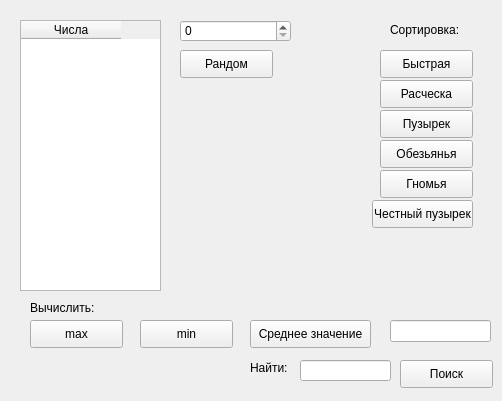
<?xml version="1.0" encoding="UTF-8"?>
<ui version="4.0">
 <class>Widget</class>
 <widget class="QWidget" name="Widget">
  <property name="geometry">
   <rect>
    <x>0</x>
    <y>0</y>
    <width>502</width>
    <height>401</height>
   </rect>
  </property>
  <property name="windowTitle">
   <string>Widget</string>
  </property>
  <widget class="QTableWidget" name="tableWidget">
   <property name="geometry">
    <rect>
     <x>20</x>
     <y>20</y>
     <width>141</width>
     <height>271</height>
    </rect>
   </property>
   <column>
    <property name="text">
     <string>Числа</string>
    </property>
   </column>
  </widget>
  <widget class="QSpinBox" name="spinBox">
   <property name="geometry">
    <rect>
     <x>180</x>
     <y>20</y>
     <width>111</width>
     <height>22</height>
    </rect>
   </property>
   <property name="maximum">
    <number>200</number>
   </property>
  </widget>
  <widget class="QLabel" name="countLabel">
   <property name="geometry">
    <rect>
     <x>30</x>
     <y>300</y>
     <width>81</width>
     <height>16</height>
    </rect>
   </property>
   <property name="text">
    <string>Вычислить:</string>
   </property>
  </widget>
  <widget class="QLineEdit" name="countEdit">
   <property name="geometry">
    <rect>
     <x>390</x>
     <y>320</y>
     <width>101</width>
     <height>22</height>
    </rect>
   </property>
   <property name="readOnly">
    <bool>true</bool>
   </property>
  </widget>
  <widget class="QPushButton" name="maxButton">
   <property name="geometry">
    <rect>
     <x>30</x>
     <y>320</y>
     <width>93</width>
     <height>28</height>
    </rect>
   </property>
   <property name="text">
    <string>max</string>
   </property>
  </widget>
  <widget class="QPushButton" name="minButton">
   <property name="geometry">
    <rect>
     <x>140</x>
     <y>320</y>
     <width>93</width>
     <height>28</height>
    </rect>
   </property>
   <property name="text">
    <string>min</string>
   </property>
  </widget>
  <widget class="QPushButton" name="srzButton">
   <property name="geometry">
    <rect>
     <x>250</x>
     <y>320</y>
     <width>121</width>
     <height>28</height>
    </rect>
   </property>
   <property name="text">
    <string>Среднее значение</string>
   </property>
  </widget>
  <widget class="QPushButton" name="randomButton">
   <property name="geometry">
    <rect>
     <x>180</x>
     <y>50</y>
     <width>93</width>
     <height>28</height>
    </rect>
   </property>
   <property name="text">
    <string>Рандом</string>
   </property>
  </widget>
  <widget class="QLabel" name="sortLabel">
   <property name="geometry">
    <rect>
     <x>390</x>
     <y>20</y>
     <width>81</width>
     <height>20</height>
    </rect>
   </property>
   <property name="text">
    <string>Сортировка:</string>
   </property>
  </widget>
  <widget class="QPushButton" name="fastSortButton">
   <property name="geometry">
    <rect>
     <x>380</x>
     <y>50</y>
     <width>93</width>
     <height>28</height>
    </rect>
   </property>
   <property name="text">
    <string>Быстрая</string>
   </property>
  </widget>
  <widget class="QPushButton" name="hairbrushSortButton">
   <property name="geometry">
    <rect>
     <x>380</x>
     <y>80</y>
     <width>93</width>
     <height>28</height>
    </rect>
   </property>
   <property name="text">
    <string>Расческа</string>
   </property>
  </widget>
  <widget class="QPushButton" name="bubbleSortButton">
   <property name="geometry">
    <rect>
     <x>380</x>
     <y>110</y>
     <width>93</width>
     <height>28</height>
    </rect>
   </property>
   <property name="text">
    <string>Пузырек</string>
   </property>
  </widget>
  <widget class="QPushButton" name="monkeSortButton">
   <property name="geometry">
    <rect>
     <x>380</x>
     <y>140</y>
     <width>93</width>
     <height>28</height>
    </rect>
   </property>
   <property name="text">
    <string>Обезьянья</string>
   </property>
  </widget>
  <widget class="QPushButton" name="gnomeSortButton">
   <property name="geometry">
    <rect>
     <x>380</x>
     <y>170</y>
     <width>93</width>
     <height>28</height>
    </rect>
   </property>
   <property name="text">
    <string>Гномья</string>
   </property>
  </widget>
  <widget class="QLabel" name="findLabel">
   <property name="geometry">
    <rect>
     <x>250</x>
     <y>360</y>
     <width>51</width>
     <height>16</height>
    </rect>
   </property>
   <property name="text">
    <string>Найти:</string>
   </property>
  </widget>
  <widget class="QLineEdit" name="findEdit">
   <property name="geometry">
    <rect>
     <x>300</x>
     <y>360</y>
     <width>91</width>
     <height>21</height>
    </rect>
   </property>
  </widget>
  <widget class="QPushButton" name="findButton">
   <property name="geometry">
    <rect>
     <x>400</x>
     <y>360</y>
     <width>93</width>
     <height>28</height>
    </rect>
   </property>
   <property name="text">
    <string>Поиск</string>
   </property>
  </widget>
  <widget class="QPushButton" name="trueBubbleButton">
   <property name="geometry">
    <rect>
     <x>372</x>
     <y>200</y>
     <width>101</width>
     <height>28</height>
    </rect>
   </property>
   <property name="text">
    <string>Честный пузырек</string>
   </property>
  </widget>
 </widget>
 <layoutdefault spacing="6" margin="11"/>
 <resources/>
 <connections/>
</ui>
